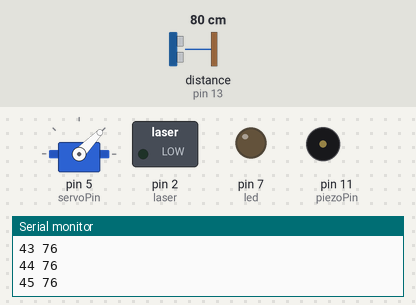
Bench run of a sketch on a simulated Arduino Uno, built with avr-gcc and run on an emulated ATmega328P. On the bench: servo, switched loads named in the sketch (green lamp = pin HIGH), output pins drawn as LEDs (lit = HIGH), buzzer (waves = sounding), the last lines printed to the serial monitor. Wiring (inferred from the names in the program): ultrasonic range finder: trigger pin 9; echo pin 13. Inputs (shaded band) come from the test bench; at power-on: distance to the obstacle (sensor on pin 13) 80 cm. The echo pulse lasts 58.3 µs per cm; pins used as bus, display or sensor lines are not drawn.

Above: at 1.2 s.
1.3 s: distance to the obstacle (sensor on pin 13) set to 2 cm
At 2.5 s:
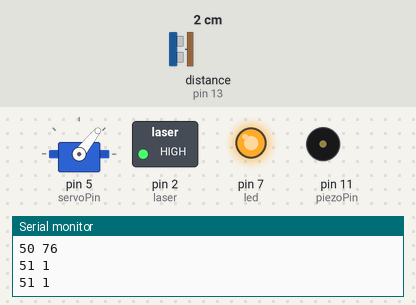
4.3 s: distance to the obstacle (sensor on pin 13) set to 6 cm
7.0 s: distance to the obstacle (sensor on pin 13) set to 9 cm
10.0 s: distance to the obstacle (sensor on pin 13) set to 4 cm
At 12.2 s:
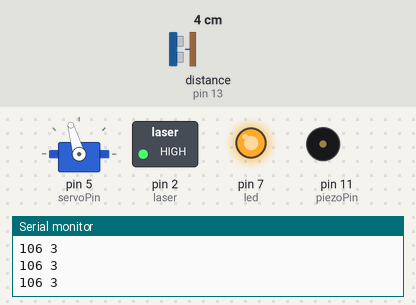
13.0 s: distance to the obstacle (sensor on pin 13) set to 18 cm
16.0 s: distance to the obstacle (sensor on pin 13) set to 60 cm
At 16.7 s:
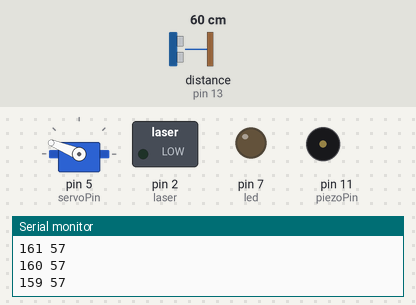
Timing chart, 0 to 20.0 s (numbered marks = the images above; inputs shaded):
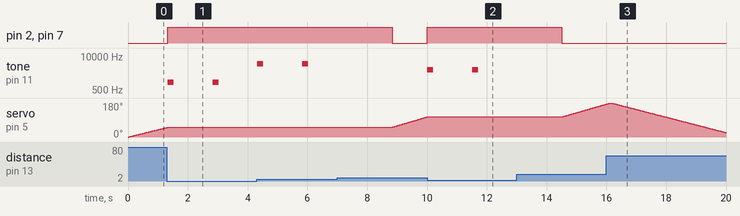

Measured:
- after the input at 1.3 s, pin 2 (laser), pin 7 (led): LOW → HIGH at once; tone on pin 11 (piezoPin): alternates 1000 Hz for 0.20 s and silent for 1.3 s, starting at once; servo on pin 5 (servoPin): goes on until 1.3 s, then stays 51°
- after the input at 7.0 s, pin 2 (laser), pin 7 (led): HIGH → LOW after 1.8 s; tone on pin 11 (piezoPin): stops changing and stays silent; servo on pin 5 (servoPin): moves from 51° to 106° over 1.2 s, starting after 1.8 s
- after the input at 10.0 s, pin 2 (laser), pin 7 (led): LOW → HIGH at once; tone on pin 11 (piezoPin): alternates 3000 Hz for 0.20 s and silent for 1.3 s, starting at once; servo on pin 5 (servoPin): stays 106° (without the input it goes to 107° after 0.01 s)
- after the input at 13.0 s, pin 2 (laser), pin 7 (led): HIGH → LOW after 1.5 s; tone on pin 11 (piezoPin): stops changing and stays silent; servo on pin 5 (servoPin): moves from 106° to 174° over 1.5 s, starting after 1.5 s

The sketch:

sketch_jan29bPhase3.ino
```cpp
/*   Distance finder + Radar project
 *
 *  by Aditya R. Patgaonkar
 *  LinkedIn profile : https://www.linkedin.com/in/aditya-patgaonkar-9aa657113
 *  & Patanjali Dwivedi
 *  LinkedIn profile : https://www.linkedin.com/in/vidyutdwivedi

 *  with some references from Dejan Nedelkovski,
 *  www.HowToMechatronics.com
 *
 */

#include <dht.h>
// Includes the Servo library
#include <Servo.h>

#define trigPin 9
#define echoPin 13
#define DHT11_PIN 3
int led = 7, piezoPin = 11, servoPin = 5, laser = 2; // Led, buzzer pin & servo pin.

// Variables for the duration and the distance
int distance, thDistance = 7;
long duration;
float speed;
Servo myServo; // Creates a servo object for controlling the servo motor
dht DHT; // Temperature & humidity sensor

void setup()
{
  pinMode(laser, OUTPUT);
  pinMode(led, OUTPUT);
  pinMode(trigPin, OUTPUT); // Sets the trigPin as an Output
  pinMode(echoPin, INPUT); // Sets the echoPin as an Input
  Serial.begin(9600);
  myServo.attach(servoPin); // Defines on which pin is the servo motor attached
}
void loop()
{
  // rotates the servo motor from 0 to 180 degrees
  for(int angle=0;angle<=180;angle++)
  {
    myServo.write(angle);
    delay(20);
    distance = calculateDistance();// Calls a function for calculating the distance measured by the Ultrasonic sensor for each degree
    Serial.print(angle); // Sends the current degree into the Serial Port
    Serial.print(" "); // Sends addition character right next to the previous value needed later in the Processing IDE for indexing
    Serial.print(distance); // Sends the distance value into the Serial Port
    Serial.print("\n"); // Sends addition character right next to the previous value needed later in the Processing IDE for indexing
    while (distance < thDistance) // Anomaly to fix. Update: Fixed!
    {
      distance = calculateDistance();
      Serial.print(angle); // Sends the current degree into the Serial Port
      Serial.print(" "); // Sends addition character right next to the previous value needed later in the Processing IDE for indexing
      Serial.print(distance); // Sends the distance value into the Serial Port
      Serial.print("\n"); // Sends addition character right next to the previous value needed later in the Processing IDE for indexing
      digitalWrite(led, HIGH);
      digitalWrite(laser, HIGH);
      if (distance < thDistance) // avoid distortion
        tone(piezoPin, distance * 1000, 200);
      delay(1500);
    }
    digitalWrite(laser, LOW);
    digitalWrite(led, LOW);

  }
  // Repeats the previous lines from 165 to 15 degrees
  for(int angle=180;angle>0;angle--)
  {
    myServo.write(angle);
    delay(20);
    distance = calculateDistance();// Calls a function for calculating the distance measured by the Ultrasonic sensor for each degree
    Serial.print(angle); // Sends the current degree into the Serial Port
    Serial.print(" "); // Sends addition character right next to the previous value needed later in the Processing IDE for indexing
    Serial.print(distance); // Sends the distance value into the Serial Port
    Serial.print("\n"); // Sends addition character right next to the previous value needed later in the Processing IDE for indexing
    while (distance < thDistance) // Anomaly to fix. Update: Fixed!
    {
      distance = calculateDistance();
      /*Serial.print("Distance = ");
      Serial.print(d);
      Serial.println(" cm");*/
      digitalWrite(led, HIGH);
      digitalWrite(laser, HIGH);
      if (distance < thDistance) // avoid distortion
        tone(piezoPin, distance * 1000, 200);
      delay(1500);
    }
    digitalWrite(laser, LOW);
    digitalWrite(led, LOW);
  }
}

// Function for calculating the distance measured by the Ultrasonic sensor
int calculateDistance()
{

  digitalWrite(trigPin, LOW);
  delayMicroseconds(2);
  // Sets the trigPin on HIGH state for 10 micro seconds
  digitalWrite(trigPin, HIGH);
  delayMicroseconds(10);
  digitalWrite(trigPin, LOW);
  duration = pulseIn(echoPin, HIGH);
  speed = 331.4 + (0.606 * DHT.temperature) + (0.0124 * DHT.humidity);
  distance = (duration / 2) * (speed / 10000);
  return distance;
}
```
